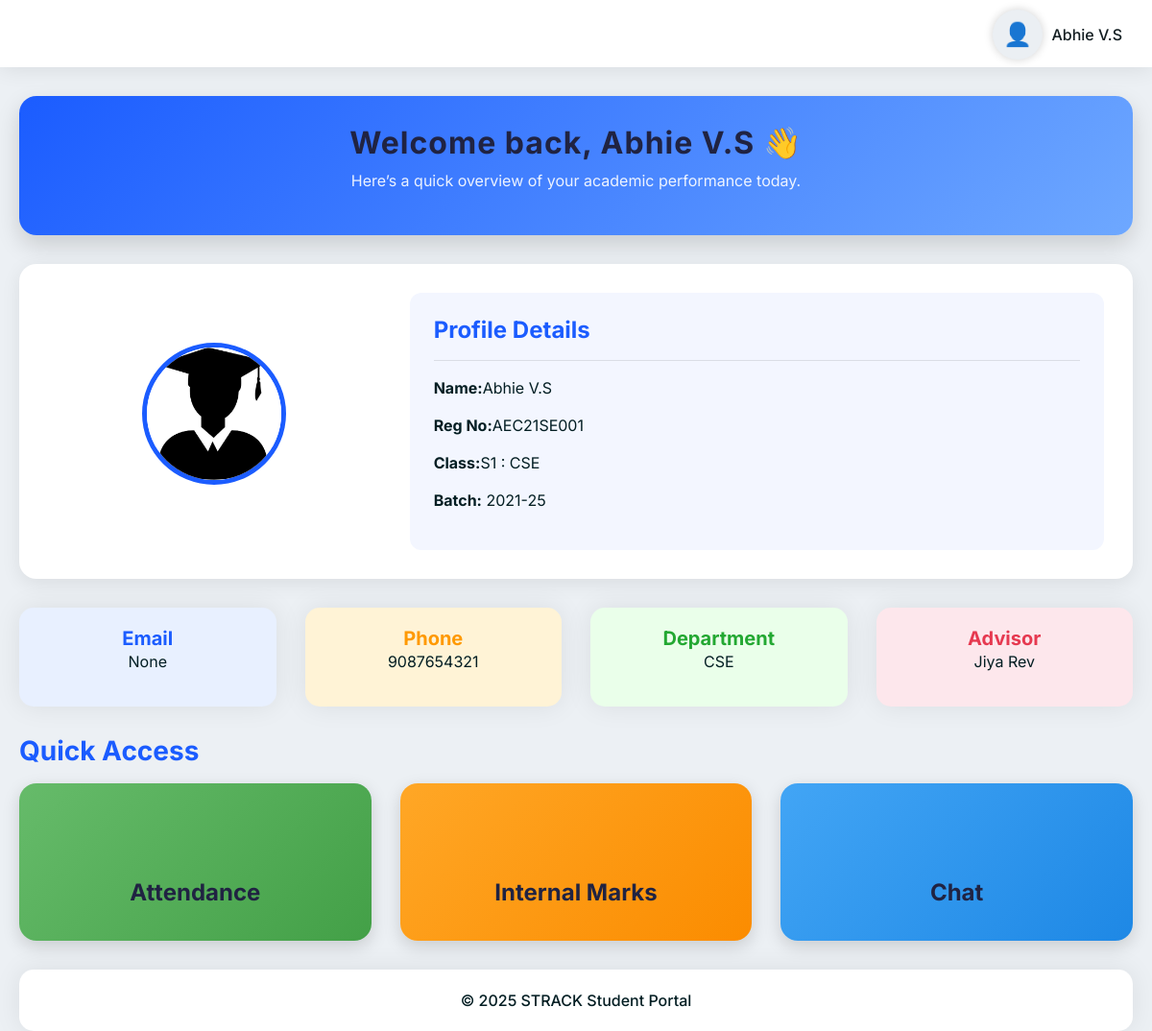
Before: /StudentPortal/StudentHomePage/ (signed in) with the older database file.
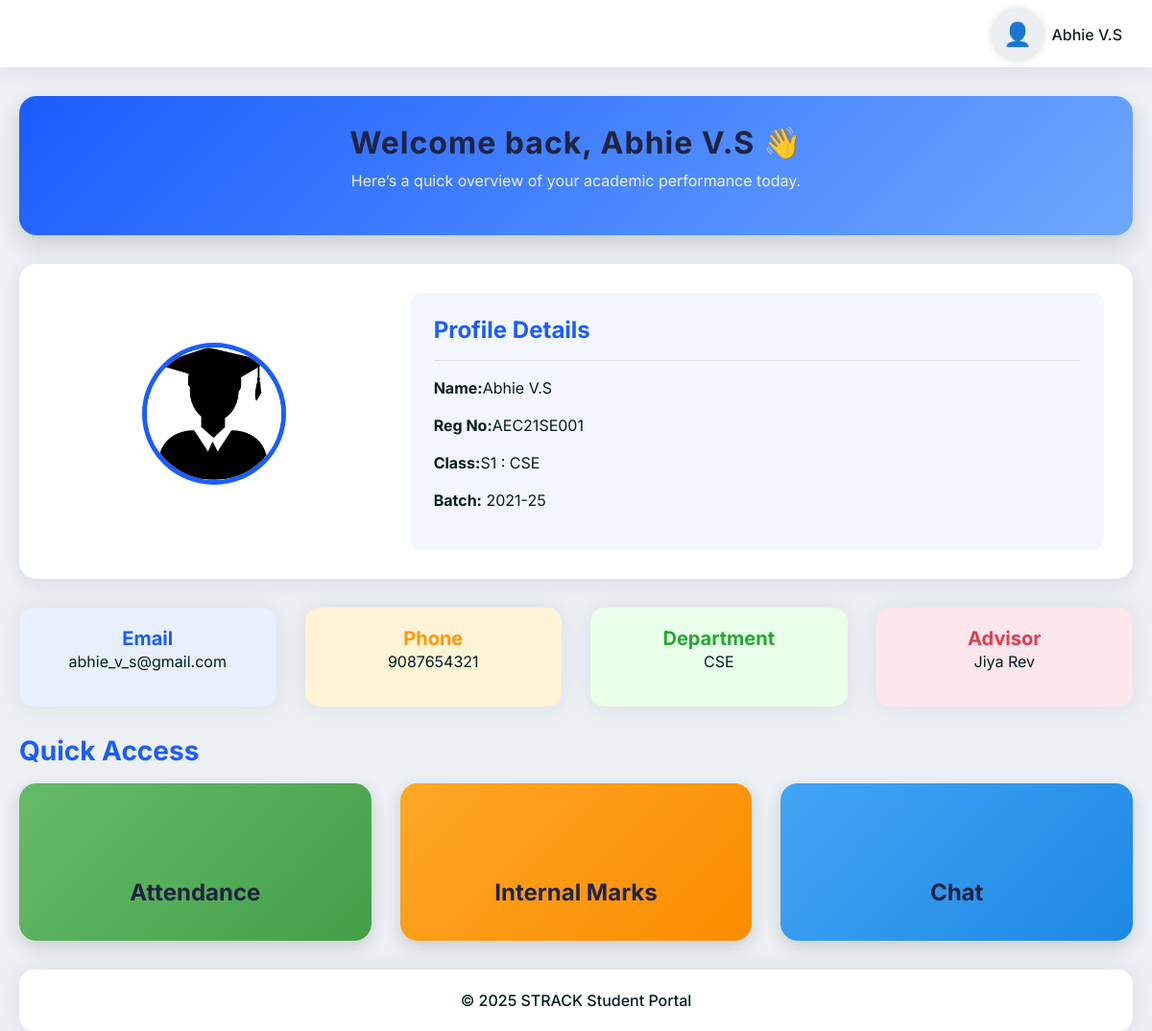
After: the same page with the newer database file.
### TeacherApp/models.py (models this page shows, shortened)
class Studentdb(models.Model):
    Student_name = models.CharField(max_length=30, null=True, blank=True)
    Student_rollno = models.IntegerField(null=True, blank=True)
    Student_regid = models.CharField(max_length=30, null=True, blank=True)
    Student_batch = models.CharField(max_length=30, null=True, blank=True)
    Student_sem = models.CharField(max_length=30, null=True, blank=True)
    Student_duration = models.CharField(max_length=30, null=True, blank=True)
    Student_email=models.EmailField(null=True,blank=True)
    Student_phone = models.IntegerField(null=True, blank=True)
    Student_prof = models.ImageField(upload_to="Student Profile Image", null=True, blank=True)
    Student_password = models.CharField(max_length=10, null=True, blank=True)
    Student_confirm=models.CharField(max_length=10,null=True,blank=True)

### StudentApp/views.py (the view)
# urls.py: path('StudentHomePage/', views.StudentHomePage, name="StudentHomePage"),
def StudentHomePage(request):
    student=Studentdb.objects.get(id=request.session['StudentId'])
    if not student:
        messages.error(request,"please Login !")
        return redirect(StudentLoginPage)
    return render(request, "base.html",{'student':student})

### StudentApp/templates/base.html (shortened to what this page needs)
<!DOCTYPE html>
{% load static %}
<html>
<head>
    <link rel="stylesheet" href="{% static 'Studentside/vendors/styles/core.css' %}">
    <link rel="stylesheet" href="{% static 'Studentside/vendors/styles/icon-font.min.css' %}">
    <link rel="stylesheet" href="{% static 'Studentside/vendors/styles/style.css' %}">
</head>
<body>
<div class="header">
    <div class="header-left">
        <div class="menu-icon dw dw-menu"></div>
    </div>
    <div class="header-right">
        <div class="user-info-dropdown">
            <div class="dropdown">
                <a class="dropdown-toggle" data-toggle="dropdown">
                    <span class="user-icon">👤</span>
                    <span class="user-name">{{student.Student_name}}</span>
                </a>
            </div>
        </div>
    </div>
</div>
<div class="main-container">
    <div class="pd-ltr-20">
        <div class="card-box pd-30 mb-30"
             style="border-radius:18px; background: linear-gradient(135deg, #1b5cff, #6ea8ff); color:white; box-shadow: 0 10px 25px rgba(0,0,0,0.15);">
            <h2 class="text-center" style="font-weight:700; letter-spacing:1px;">Welcome back, {{student.Student_name}} 👋</h2>
            <p class="text-center mt-2" style="font-size:16px; opacity:0.9;">
                Here’s a quick overview of your academic performance today.
            </p>
        </div>
        <div class="card-box pd-30 mb-30" style="border-radius:18px; background:#ffffff; box-shadow:0 5px 20px rgba(0,0,0,0.08);">
            <div class="row align-items-center">
                <div class="col-md-4 text-center">
                    <img src="{{student.Student_prof.url}}" class="rounded-circle mb-3"
                         style="width:150px; border:5px solid #1b5cff;">
                </div>
                <div class="col-md-8">
                    <div style="background:#f3f6ff; padding:25px; border-radius:12px;">
                        <h4 style="font-weight:700; color:#1b5cff;">Profile Details</h4>
                        <hr>
                        <p><b>Name:</b>{{student.Student_name}} </p>
                        <p><b>Reg No:</b>{{student.Student_regid}}</p>
                        <p><b>Class:</b>{{student.Student_sem}} : {{student.Student_batch}}</p>
                        <p><b>Batch:</b> {{student.Student_duration}}</p>
                    </div>
                </div>
            </div>
        </div>
        <div class="row mb-30">
            <div class="col-md-3">
                <div class="card-box" style="background:#e8f0ff; border-radius:15px; padding:20px; text-align:center;">
                    <h5 style="color:#1b5cff; font-weight:700;">Email</h5>
                    <p>{{student.Student_email}}</p>
                </div>
            </div>
            <div class="col-md-3">
                <div class="card-box" style="background:#fff3d6; border-radius:15px; padding:20px; text-align:center;">
                    <h5 style="color:#ff9900; font-weight:700;">Phone</h5>
                    <p>{{student.Student_phone}}</p>
                </div>
            </div>
            <div class="col-md-3">
                <div class="card-box" style="background:#eaffea; border-radius:15px; padding:20px; text-align:center;">
                    <h5 style="color:#23a832; font-weight:700;">Department</h5>
                    <p>{{student.Student_batch}}</p>
                </div>
            </div>
            <div class="col-md-3">
                <div class="card-box" style="background:#fde7ec; border-radius:15px; padding:20px; text-align:center;">
                    <h5 style="color:#e63950; font-weight:700;">Advisor</h5>
                    <p>Jiya Rev</p>
                </div>
            </div>
        </div>
        <h3 class="mb-3" style="font-weight:700; color:#1b5cff;">Quick Access</h3>
        <div class="row">
            <div class="col-xl-4 mb-30">
                <div class="quick-card"
                     style="background:linear-gradient(135deg,#66bb6a,#43a047);">
                    <i class="dw dw-analytics-21" style="font-size:55px;"></i>
                    <h4 style="font-weight:700; margin-top:10px;">Attendance</h4>
                </div>
            </div>
            <div class="col-xl-4 mb-30">
                <div class="quick-card"
                     style="background:linear-gradient(135deg,#ffa726,#fb8c00);">
                    <i class="dw dw-edit2" style="font-size:55px;"></i>
                    <h4 style="font-weight:700; margin-top:10px;">Internal Marks</h4>
                </div>
            </div>
            <div class="col-xl-4 mb-30">
                <div class="quick-card"
                     style="background:linear-gradient(135deg,#42a5f5,#1e88e5);">
                    <i class="dw dw-chat3" style="font-size:55px;"></i>
                    <h4 style="font-weight:700; margin-top:10px;">Chat</h4>
                </div>
            </div>
        </div>
        <div class="footer-wrap pd-20 card-box mb-0 text-center"
             style="border-radius:15px; font-weight:500;">
            © 2025 STRACK Student Portal
        </div>
    </div>
</div>
</body>
</html>

### StudentApp/templates/base.html (style rules this page uses)
.quick-card { padding: 35px; border-radius: 18px; text-align: center; color: white; box-shadow: 0 6px 18px rgba(0,0,0,0.15); transition: all .25s ease; }

Changed rows visible on the page:
changed Studentdb "Abhie V.S": Student_email "None" → "abhie_v_s@gmail.com"
